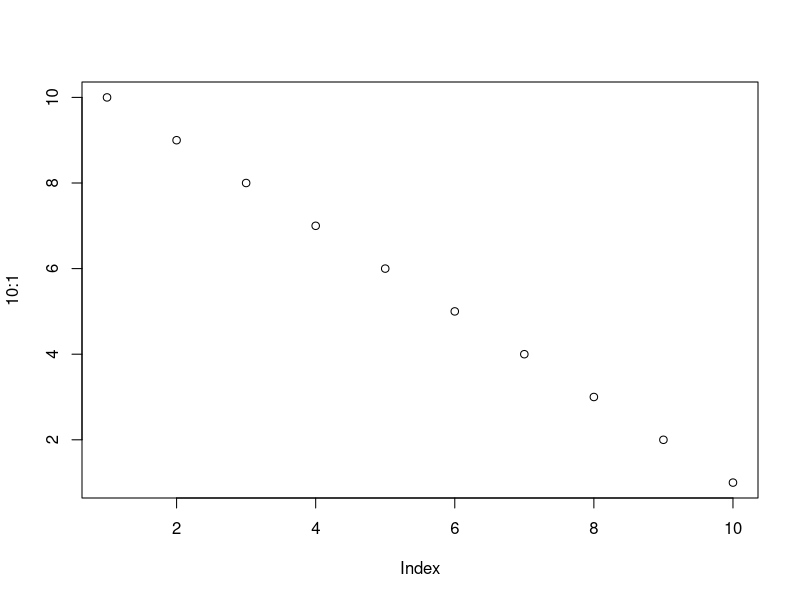
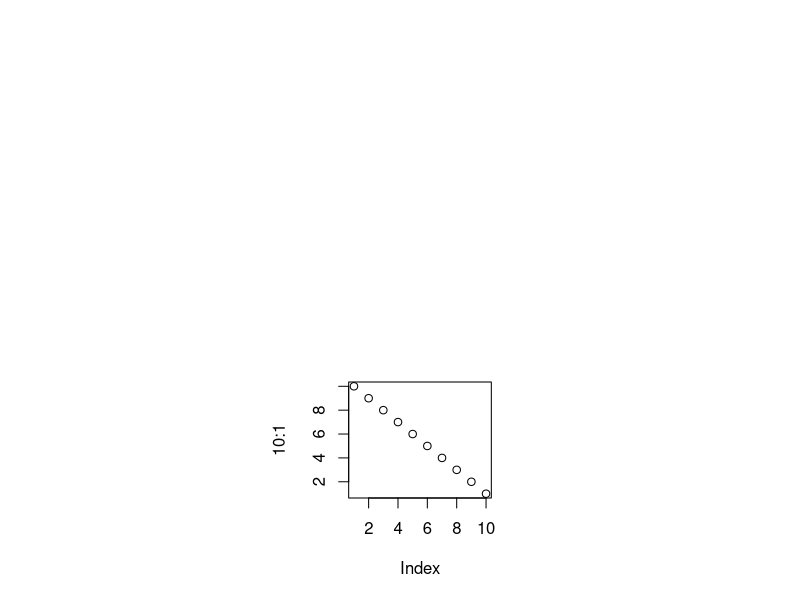
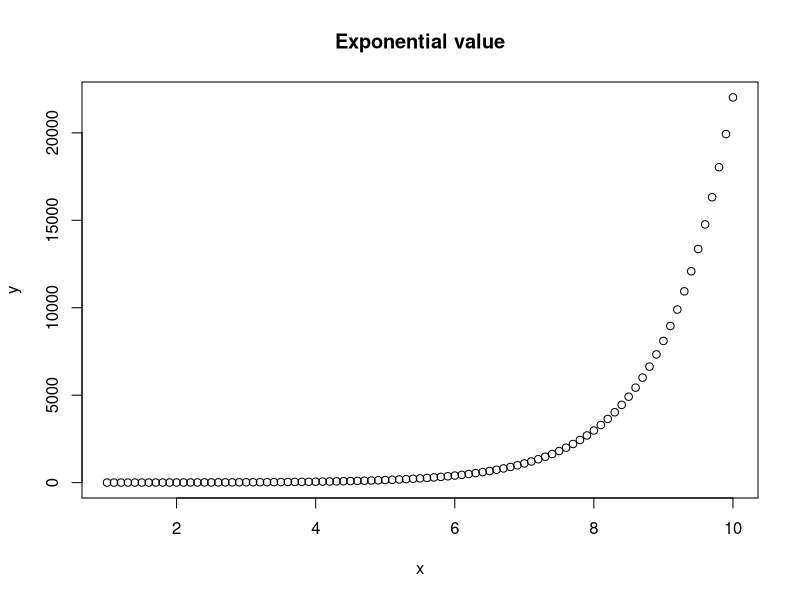
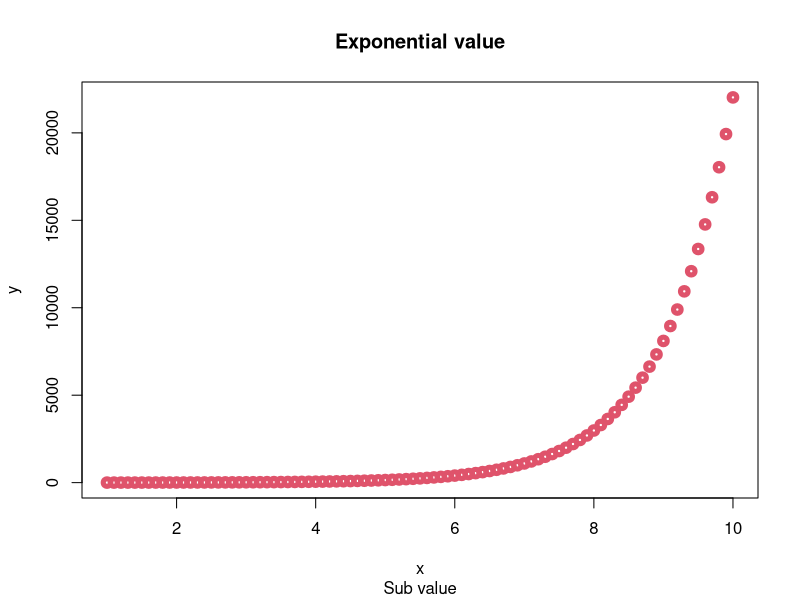
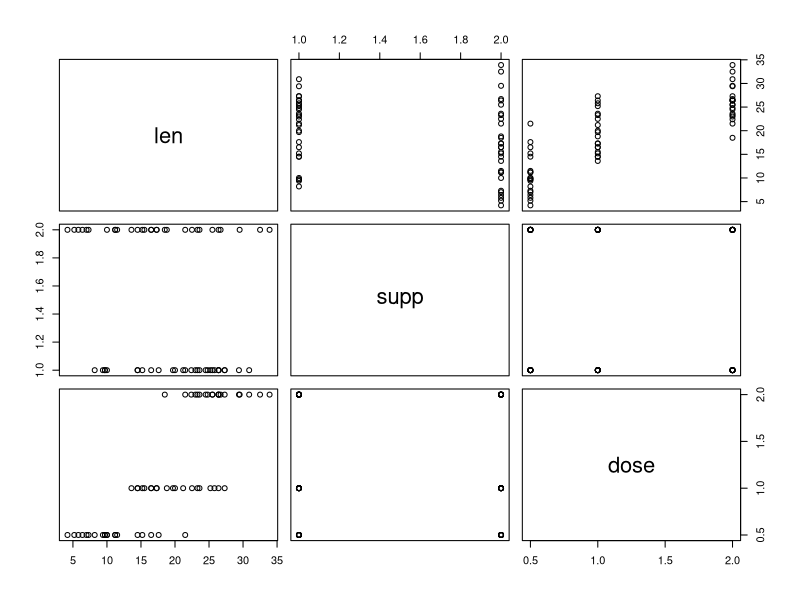
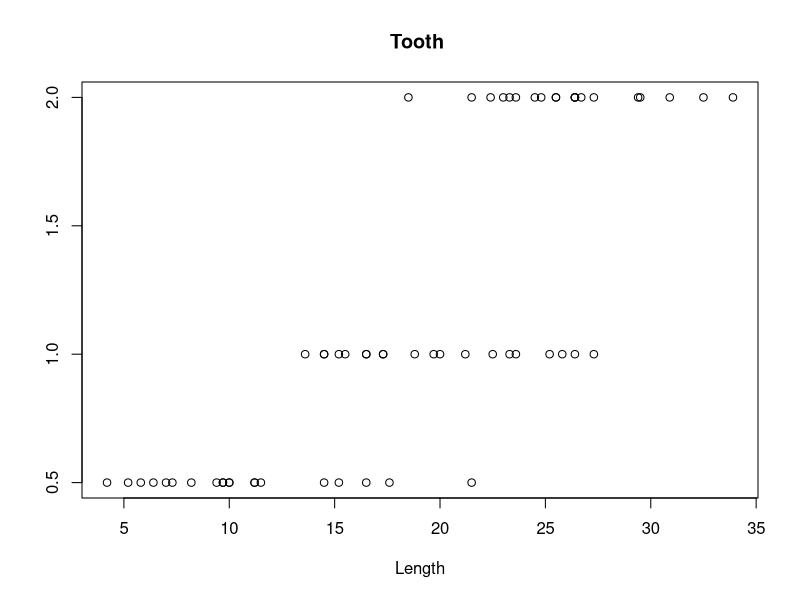
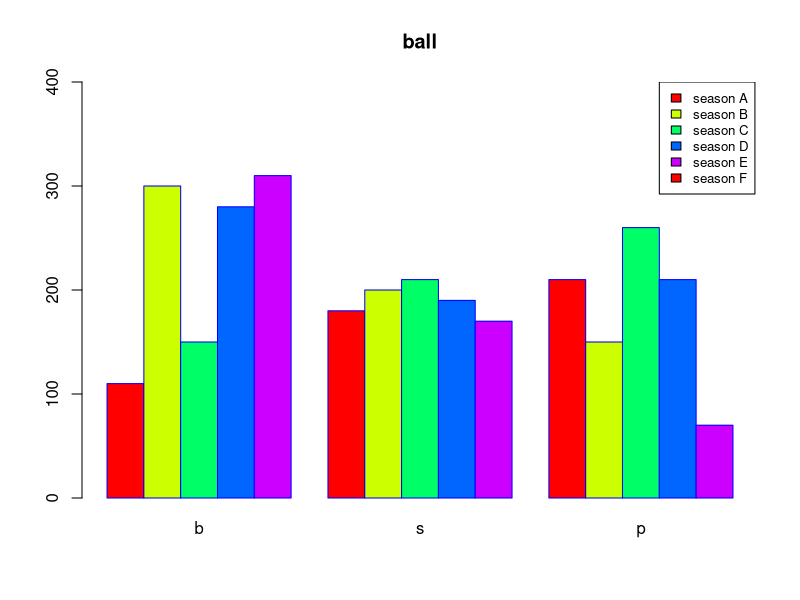
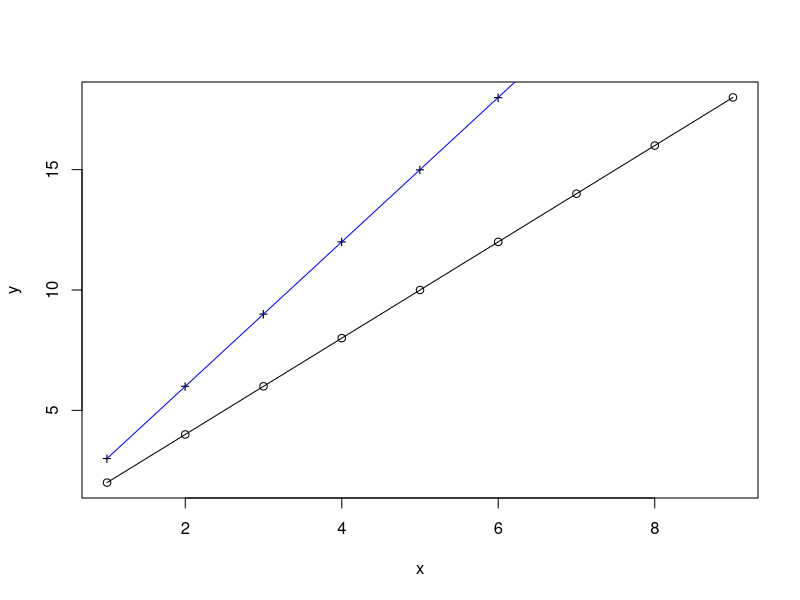

The R source for these figures, in order: (Note: this script raises an error after producing the figures.)
plot(10:1) # 10 에서 1까지 감소하며
# 그래프를 그림

split.screen(c(2,1))
# 전체 화면을 두개의 행과 하나의 컬럼을 나눈다
split.screen(c(1,3), screen=2)
# 2번 스크린을 3덩이로 구분을 시킴
# 총 여섯개의 화면이 있게 됨

screen(1)
plot(10:1)
# 1번에 그림

screen(4)
plot(1:10)

erase.screen(4)
erase.screen(1)

plot(10:1)
close.screen(all=TRUE)

dev.off()
dev.copy(pdf,"samplegraph.pdf")
# 그래프를 pdf 로 저장하기


##################################################

# 산포도 (scatter chart)
# 데이터를 x 축과 y 축에 점으로 표현한 그래프
# 연속값을 ㅗ된 두 변수의 관계를 표현할 때 사용

x = seq(1,10,0.1)
y = exp(x)

plot(x,y)
title("Exponential value")

# plot(x,y, main="Title)
plot(x,y, 
     main="Exponential value",
     sub = "Sub value",
     xlab = "x", ylab="y",
     typel ="l", lty="dotdash",
     col = 2, lwd = 5)

##################################################

data(ToothGrowth)
head(ToothGrowth)

dim(ToothGrowth)
plot(ToothGrowth)

# 두번째 
# 비타민을 많이 먹으면 이가 길어진다 의 결론

plot(ToothGrowth$len, ToothGrowth$dose, main="Tooth ", xlab="Length", ylab="")
##################################################

# beside=T
# - 누적해서 그리지 말고
# - 옆에다 계소 그려라

# names.arg=c("")

# border: 막대 선 색상

B_QTY = c(110, 300, 150, 280, 310)
S_QTY = c(180, 200, 210, 190, 170)
P_QTY = c(210, 150, 260, 210, 70)

B_TYPE2 = matrix(c(B_QTY, S_QTY, P_QTY), 5 ,3)

barplot(B_TYPE2, main="ball",
        beside=T,
        names.arg=c("b", "s", "p"),
        border="blue",
        col=rainbow(5),
        ylim=c(0,400))
legend(16,400,c("season A", "season B", "season C", "season D", "season E", "season F"), cex = 0.8, fill=rainbow(5))
# 16, 400 인 위치에
# 그려라
# cex characte exxpanding을 얼마나 할거냐
# fill 색을 무지개색을 ㅗ채우거르ㅏ 
# 
# barplot(t(B_TYPE2),
#         xlab = "season",
#         names.arg=c("A", "B", "C", "D", "E")
#         

##################################################
x = c(1,2,3,4,5,6,7,8,9)
y = x * 2
z = x * 3
plot(x,y, type="o")
points(x,z,pch="+")
lines(x,z,col="blue")

plot(x,y,type="o", ylim = c(0,30))
points (x,z,pch="*")
lines(x,z,col="dark red")

##################################################

# 히스토그램 
b = c(1,2,1,4,3,5,4,5,3,2,5,6,7,2,8,5,9,3,5)
hist(b)

##################################################

# 파이 그래프
# 전체와 부분의 관계를 나타내는데 
T_sales = c(210, 110, 400, 550, 700, 130)
pie(T_sales, init.angle = 90, col = rainbow(length(T_sales)),
    main = "주간 매출 변동",
    labels = c("Mon", "Tue", "Wed", "Thur", "Fri", "Sat"))
legend(1, 1, c("Mon", "Tue", "Wed", "Thur", "Fri", "Sat"), 
       cex = 0.8, fill = rainbow(length(T_sales)))

##################################################
erase.screen()
library("plotrix")
week = c("Mon", "Tue", "Wed", "Thur", "Fri", "Sat")
ratio = round(T_sales / sum(T_sales) * 100, 1)
label = paste(week, "\n", ratio, "%")
pie3D(T_sales, main = "주간매출 동향", col = rainbow(length(T_sales)), 
      cex = 0.8, labels = label)
legend(-0.8, 1.0, c("Mon", "Tue", "Wed", "Thur", "Fri", "Sat"), 
       cex = 0.8, fill = rainbow(length(T_sales)))

# 추가 그래프
pie3D(T_sales, main = "aa", col = rainbow(length(T_sales)), 
      cex = 0.8, labels = label, explode = 0.05)
##################################################

# 상자 모양 차트 

A = c(110, 300, 150, 280, 310)
B = c(180, 200, 210, 190, 170)
C = c(210, 150, 260, 210, 70)

boxplot(A, B, C,
        col = c("yellow", "cyan", "green"),
        names = c("Baseball", "Soccerball", "Pingpongball"),
        horizontal = TRUE)


data(iris)
plot(iris$Sepal.Width)
sepal.stat1 = boxplot(iris$Sepal.Width)
sepa1.stat1

sepal.stat2 = boxplot(Sepal.width ~ Species, data=iris,
                      col = c("blue", "green", "red"),
                      xlab = "Iris Species")

boxplot(Sepal.Width ~ Species, data=iris, notch=T,
        col = c("blue", "green", "red"),
        xlab = "iris species",
        horizontal = TRUE)

##################################################

plot.new()
plot(-4:4, -4:4, type="n")

points(rnorm(200), rnorm(200), pch="+", col="red")

par(new = T)
points(rnorm(200), rnorm(200), pch="o", col="cyan")

##################################################

x = c(1,1,1,2,2,2,2,2,2,2,3,3,4,5,6)
y = c(2,1,4,2,3,2,2,2,2,2,2,1,1,1,1)

zz = data.frame(x,y)
sunflowerplot(zz)




##################################################

x1 = seq(-3,3,length=50)
x2 = seq(-4,4,length=60)
f = function(x1,x2){x1^2 + x2^2+ x1*x2}
y= outer(x1,x2,FUN=f)
persp(x1,x2,y)

# 등고선 그래프 contour

##################################################


##################################################

##################################################
